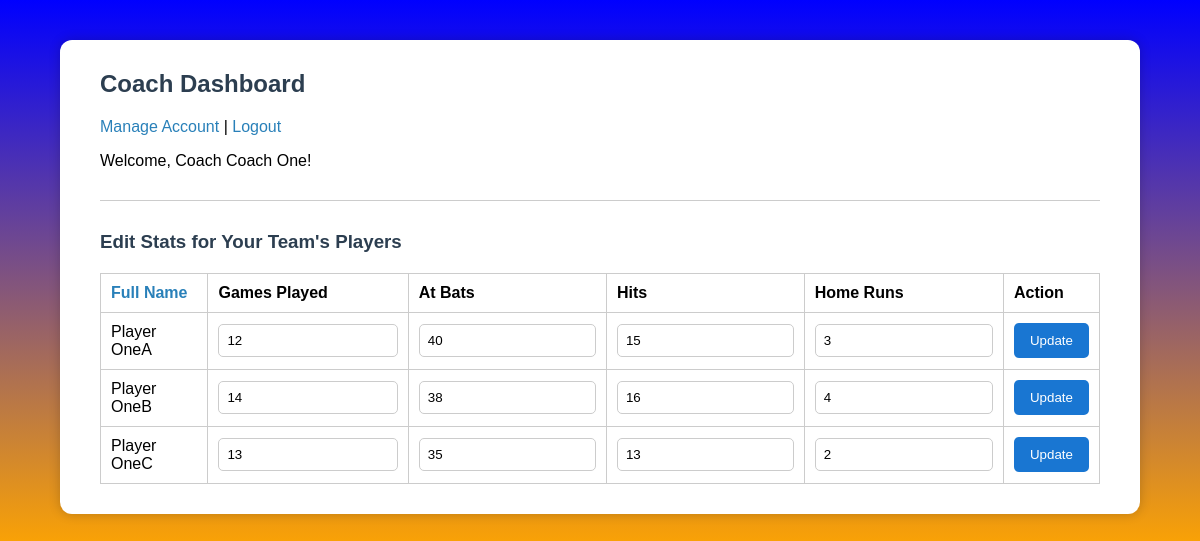
The app's page /dashboards/coach_dashboard.php (signed in) with its own data.
### tables this page shows
CREATE TABLE users (
    id INT AUTO_INCREMENT PRIMARY KEY,
    username VARCHAR(50) NOT NULL UNIQUE,
    first_name VARCHAR(50) NOT NULL,
    last_name VARCHAR(50) NOT NULL,
    email VARCHAR(100) NOT NULL UNIQUE,
    phone_number VARCHAR(20),
    password_hash VARCHAR(255) NOT NULL,
    role ENUM('User', 'Player', 'Coach', 'Manager', 'Admin') DEFAULT 'User',
    created_at TIMESTAMP DEFAULT CURRENT_TIMESTAMP
);

CREATE TABLE players (
    id INT AUTO_INCREMENT PRIMARY KEY,
    user_id INT UNIQUE,
    jersey_number INT,
    position VARCHAR(50),
    team_id INT,
    games_played INT DEFAULT 0,
    at_bats INT DEFAULT 0,
    hits INT DEFAULT 0,
    home_runs INT DEFAULT 0,
    status ENUM('Active', 'Inactive') DEFAULT 'Active',
    FOREIGN KEY (user_id) REFERENCES users(id) ON DELETE CASCADE,
    FOREIGN KEY (team_id) REFERENCES teams(id) ON DELETE SET NULL
);

### dashboards/coach_dashboard.php (the view, shortened to what this page needs)
<?php
require '../auth_check.php';
$coachId = $_SESSION['user_id'];
$teamQuery = $pdo->prepare("SELECT team_id FROM team_coaches WHERE user_id = ?");
$teamQuery->execute([$coachId]);
$teamId = $teamQuery->fetchColumn();
$stmt = $pdo->prepare("SELECT first_name, last_name FROM users WHERE id = ?");
$stmt->execute([$coachId]);
$coach = $stmt->fetch();
$sortOrder = "ASC";
$playersStmt = $pdo->prepare("
    SELECT p.*, u.first_name, u.last_name
    FROM players p
    JOIN users u ON p.user_id = u.id
    WHERE p.team_id = ? AND p.status = 'Active'
    ORDER BY u.first_name $sortOrder, u.last_name $sortOrder
");
$playersStmt->execute([$teamId]);
$players = $playersStmt->fetchAll();
?>
<!DOCTYPE html>
<html lang="en">
<head>
    <link rel="stylesheet" href="../assets/css/coach_dash.css">
</head>
<body>
<div class="container">
    <div class="header-bar">
        <h2>Coach Dashboard</h2>
        <div class="top-links">
            <a href="../manage_account.php">Manage Account</a> |
            <a href="../logout.php">Logout</a>
        </div>
    </div>
    <p>Welcome, Coach <?php echo htmlspecialchars($coach['first_name'] . ' ' . $coach['last_name']); ?>!</p>
    <hr>
    <h3>Edit Stats for Your Team's Players</h3>
    <?php if (empty($players)): ?>
        <p>No active players found on your team.</p>
    <?php else: ?>
        <table border="1" cellpadding="8">
            <tr>
                <th>
                    <a href="?sort=<?php echo (isset($_GET['sort']) && $_GET['sort'] === 'name_asc') ? 'name_desc' : 'name_asc'; ?>">
                        Full Name
                    </a>
                </th>
                <th>Games Played</th>
                <th>At Bats</th>
                <th>Hits</th>
                <th>Home Runs</th>
                <th>Action</th>
            </tr>
            <?php foreach ($players as $player): ?>
                <tr>
                    <form method="POST">
                        <td><?php echo htmlspecialchars($player['first_name'] . ' ' . $player['last_name']); ?></td>
                        <td><input type="number" name="games_played" value="<?php echo $player['games_played']; ?>"></td>
                        <td><input type="number" name="at_bats" value="<?php echo $player['at_bats']; ?>"></td>
                        <td><input type="number" name="hits" value="<?php echo $player['hits']; ?>"></td>
                        <td><input type="number" name="home_runs" value="<?php echo $player['home_runs']; ?>"></td>
                        <td>
                            <button type="submit">Update</button>
                        </td>
                    </form>
                </tr>
            <?php endforeach; ?>
        </table>
    <?php endif; ?>
</div>
</body>
</html>

### assets/css/coach_dash.css (style rules this page uses)
body { font-family: Arial, sans-serif; background: linear-gradient(to top, orange, blue); margin: 0; padding: 0; }
.container { background: #fff; max-width: 1000px; margin: 40px auto; padding: 30px 40px; border-radius: 12px; box-shadow: 0 0 12px rgba(0, 0, 0, 0.2); }
h2, h3, h4 { color: #2c3e50; margin-top: 0; }
a { color: #2980b9; text-decoration: none; }
input[type="text"], input[type="email"], input[type="password"], input[type="number"], select { width: 100%; padding: 8px; box-sizing: border-box; border: 1px solid #ccc; border-radius: 5px; }
button { background-color: #1976d2; color: white; border: none; padding: 10px 16px; border-radius: 5px; cursor: pointer; transition: background-color 0.3s; }
table { width: 100%; border-collapse: collapse; margin-top: 20px; }
table th, table td { padding: 10px; border: 1px solid #ccc; text-align: left; }
form { margin-bottom: 20px; }
hr { border: none; height: 1px; background: #ccc; margin: 30px 0; }

### records on screen
users: first_name+last_name "Coach One"
players: user.last_name "Player OneA", games_played "12", at_bats "40", hits "15", home_runs "3"
players: user.last_name "Player OneB", games_played "14", at_bats "38", hits "16", home_runs "4"
players: user.last_name "Player OneC", games_played "13", at_bats "35", hits "13", home_runs "2"
